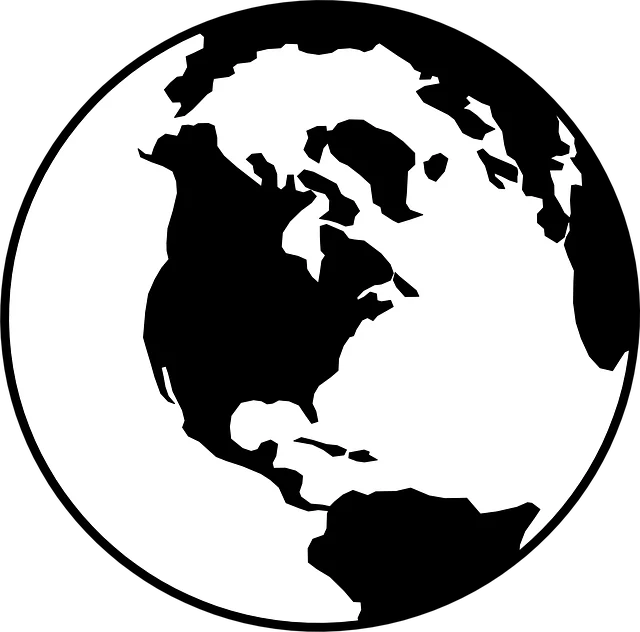
#> input picture 04_cnn_max_pooling/globe.png, 640 x 632 px, found by its file name
$ python pngtocsv.py
#> lines starting #> are read from the running program, lines starting #| are printed output that depends on the picture
from PIL import Image
import numpy as np

# --- Bild laden und zu Graustufen konvertieren ---
img = Image.open("04_cnn_max_pooling\globe.png").convert('L')  # <-- Pfad anpassen
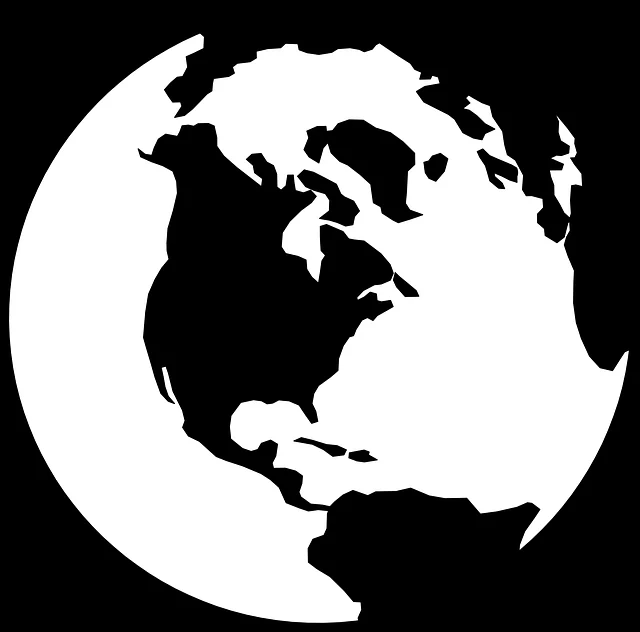
#> img: PIL image 640x632 L; min 0, max 255, mean 119.5
arr = np.array(img)

# --- Als CSV speichern ---
np.savetxt("04_cnn_max_pooling\\bild.csv", arr, delimiter=",", fmt="%d")

print(f"Gespeichert: {arr.shape[0]} x {arr.shape[1]} Pixel → bild.csv")
#| Gespeichert: 632 x 640 Pixel → bild.csv
